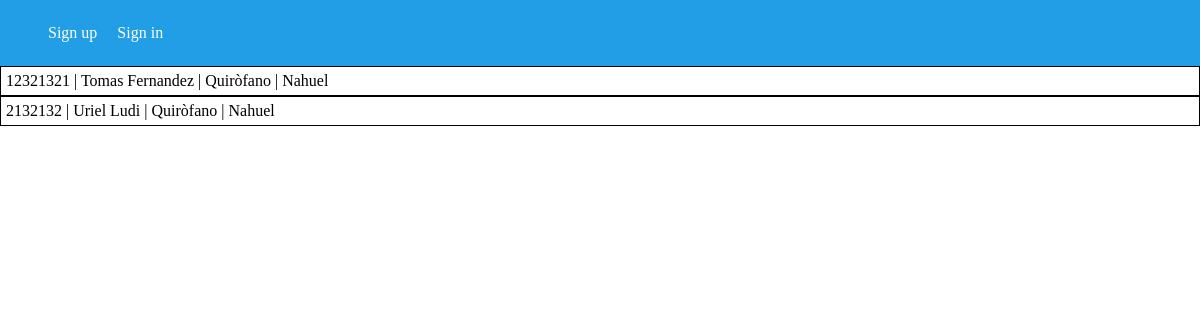
The app's page /pacientes/ with its own data.
### administracion/models.py (models this page shows, shortened)
class Paciente(models.Model):
    nombre_paciente = models.CharField(max_length=100)
    apellido_paciente = models.CharField(max_length=100)
    dni_paciente = models.CharField(max_length=100)
    fecha_nac_paciente = models.DateField()
    medico_asignado = models.ForeignKey(Medico, null=True, on_delete=models.CASCADE)
    zona = models.ForeignKey(Zona, default=None, on_delete=models.CASCADE)
    perfil = models.ForeignKey(Perfil, default=None, on_delete=models.CASCADE)

class Zona(models.Model):
    nombre_zona = models.CharField(max_length=50)
    cant_pacientes = models.IntegerField()

class Medico(models.Model):
    nombre_medico = models.CharField(max_length=100)
    apellido_medico = models.CharField(max_length=100)
    dni_medico = models.CharField(max_length=100)
    fecha_nac_medico = models.DateField()
    domicilio_medico = models.CharField(max_length=100)
    zona = models.ForeignKey(Zona, default=None, on_delete=models.CASCADE)

### administracion/views.py (the view)
# urls.py: path('pacientes/', views.pacientes, name="pacientes"),
def pacientes(req):
    pacientes = Paciente.objects.all()
    return render(req, 'listaPacientes.html',{
        "pacientes":pacientes,
    })

### administracion/templates/listaPacientes.html (shortened to what this page needs)
{% extends 'base.html' %}
{% load static %}
    {% block content %}
        {% if pacientes %}
            {% for paciente in pacientes %}
            <a href="{% url "detalle_zona" paciente.zona.id %}" class="paciente">
                <p>{{paciente.dni_paciente}} | {{paciente.nombre_paciente}} {{paciente.apellido_paciente}} | {{paciente.zona.nombre_zona}} | {{paciente.medico_asignado.nombre_medico}}</p>
            </a>
        {% endfor %}
    {% else %}
        <p>No hay ningun paciente en este momento</p>
    {% endif %}
    {% endblock content %}

### main/static/base.css (style rules this page uses)
* { padding: 0; margin: 0; }

### administracion/templates/listaPacientes.html (style rules this page uses)
.paciente { border: 1px solid black; padding: 5px; display: flex; cursor: pointer; text-decoration: none; color: black; justify-content: space-between; }

### records on screen
Paciente: dni_paciente "12321321", nombre_paciente "Tomas", apellido_paciente "Fernandez", zona.nombre_zona "Quiròfano", medico_asignado.nombre_medico "Nahuel"
Paciente: dni_paciente "2132132", nombre_paciente "Uriel", apellido_paciente "Ludi", zona.nombre_zona "Quiròfano", medico_asignado.nombre_medico "Nahuel"
